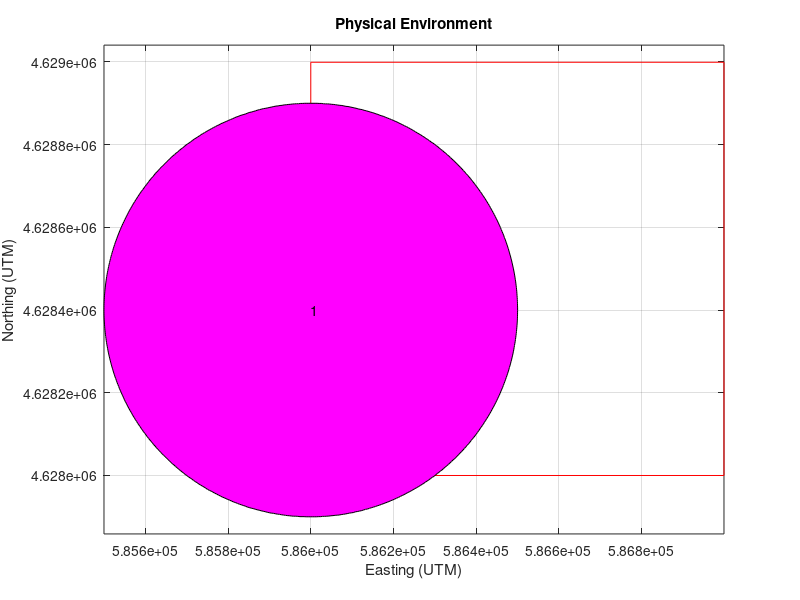

This figure's MATLAB source: (Note: this script raises an error after producing the figure.)
function newSturgeonWalk

%Markov_walk_sturgeon
%TMG 1/12/2010
%This calculates a random walk for sturgeon in the upper Hudson River
%in which swim speed is constrained by river conditions.
%Favorable conditions in a stretch decrease swim speed to make it more "sticky"
%Conditions generated independently and are passed to this script as called
%by function get_enviro on (or around) line 224!!

% Edited by Dana Christensen November 2012
% Edited by Walker Davis March 2013 
%     -Added variable speed for simulated sturgeon walk
%     -More accurately models sturgeon's tendency to remain in favorable
%     environments
% Edited by Zoe Mayo June 2015
%     -Not for  Hudson River anymore so boundaries of where fish can go
%     have been removed
%     -Environmental conditions removed - not needed, no longer use
%     function get_enviro
%     -Certain parts of the code have been hard-coded for testing 

% Statements below ensure no previous variables and used which may be left
% in the workspace.
close all
clear all

%% Environment Definition
%This section sets up values for the various variables that define the environment
%the model needs to run properly. The number of fish whose swim to model, the length of time
%to run the program for, the boundaries of the physical environment being 
%modeled (fish are not limited by this boundary, i.e. they cam go outside the boundary),
%and, finally, the number of hydrophones (recording deviced to model as well as
%their placement within the boundaries mentioned above.

%Number of fish to model (usually an input but has been hardcoded to test)
numFish = 2;
%numFish = input ('Enter number of fish to model:\n');

%Length of time to run (usually an input but has been hardcoded to test)
maxTime = 600;
%maxTime = input ('Enter the length of time (in minutes) for which the model should run (600 = 10h):\n');

%% Boundary Definition
%This sub-section sets points that define the boundary
bounds = [586999 4628999;
        586999 4628000;
        586000 4628000;
        586000 4628999;
        586999 4628999];

% Categorization of max/min bounds
%min(arr), max(arr) are functions that treat the input argument as a list
%and returns the minimum value of the list ... or the maximum, depending on
%which you use.
xMin = min(bounds(:,1));
xMax = max(bounds(:,1));
yMin = min(bounds(:,2));
yMax = max(bounds(:,2));

%%% Hydrophone Information - THIS WILL BE CHANGED - ZOE 
%This prompts the user for the maximum radius, outside of which fish cannot
%be detected (usually an input but has been hardcoded to test)
radius = 500;
%radius = input ('Enter maximum distance from the REMUS\nthat fish are recorded.\n[1,30]:\n');

%% Creation of Data Structure
%This model simulates a number of fish (numFish) swimming in a 2-D space as
%a function of time. In order to catalog the results of the model timestep
%by timestep, it is necessary to create a data structure that holds (in one
%dimension) time, (in another dimension) a location, and (in the last dimension)
%the number of fish in the model.
%Therefore, below is a maxTime x 2( for an x-y point) x numFish matrix (3D Vector or 3D Array)
%
%Even though the desired result in an output file with the pertinent
%information, it is time consuming for the computer to print to a file
%after each fish. So, a second (sort of dummy) 2D matrix will hold the
%information for each fish. After fish 'n' is done with its swim, its 2D
%matrix will be placed into the 3D matrix, sort of as a slice of the 3D
%matrix.
%
%At the end, the entire file can be iterated through and saved.
%Potential improvement: save user input with timestamp in future

%Creation of 2D Matrix
oneFishInfo = zeros(maxTime,2);
%Creation of 3D Matrix
allFishInfo = zeros(maxTime,2,numFish);

%% Plot of Environment
%This section of code creates a plot of the environment (the grid being analyzed)
%and labels it in red on a simple cartesian plot. The first fish's initial 
%location is then plotted. The hydrophones is then placed onto that grid.

%Establishing separate figures becomes important when attempting to plot
%different sorts of information on separate plots.
fig = figure('name','Physical Environment','numbertitle','off');
plot(bounds(:,1),bounds(:,2),'r');
hold on;
grid on;

%Axes set to equal for aestheic purposes.
axis equal;

%This sets the labels for the axes and title.
xlabel('Easting (UTM)');
ylabel('Northing (UTM)');
title('Physical Environment');

%These three lines plot the first position of the first fish.
x(1) = randi([xMin xMax],1);
y(1) = randi([yMin yMax],1);
plot(x(1),y(1),'g*');

%%% Plot Hydrophones
%This sub-section cycles through the 3D matrix hydroPoints and plots the
%hydrophones as well as a filled-in area around them, representing their
%radius of detection.

%This plots the hydrophones as above specified.
numHydrophones = 1;
%hydroPoints are the position (x & y) of hydrophone in grid
hydroPoints = [586000 4628400];
for n = 1:numHydrophones
    %Make sure the plotting is done to the same figure as above.
    figure(fig);
    plot (hydroPoints(n,1),hydroPoints(n,2),'-o');
    
    %Fill an area circumscribed by a circle of previously specifed radius.
    t = 0:0.01:2*pi;
    xrange = (radius * cos(t))+ hydroPoints(n,1);
    yrange = (radius * sin(t))+ hydroPoints(n,2);
    fill (xrange, yrange, 'm');
    
    %Label each hydrophone. (It may look kind of messy if the radius is
    %small).
    text(hydroPoints(n,1),hydroPoints(n,2),num2str(n));
end

%% Didn't Touch

%%%%%%%%%%%%%%%%%%%%%%%%%%%%%%%%%%%%%%%%%%%%%%%%%%%
% Line 136 is for pseudorandom magnitude component
% Comment in line 136 for pseudorandom magnitude component
%forx=(100.13+124.96*randn(129600,40)).*sign(randn(129600,40));
% Line 136 indicates that the, mean is 100 and standard dev. is 124
% The randn command shifts the 129600x40 table
% The second component is a centered 129600x40 table (1/2 values will
% be neg because of multiplication by sign)
% !(Each component: speed and direction?? Why is it possible to have
% negative magnitude??)
%%%%%%%%%%%%%%%%%%%%%%%%%%%%%%%%%%%%%%%%%%%%%%%%%%%

%% Iterate through fish and time
%The following loop iterates through each fish
%and looks at its entire swim. (Nested with time loop)

%Loop to run through number of fish, treating them as 'particles'.
%A display informs user which fish is being coded and info on lag time while
%the program is running.
%After each fish, a 2D matrix (oneFishInfo) is inserted into a larger 3D matrix (allFishInfo) as
%mentioned above.

fprintf('Time steps set to %d to avoid problem with lag in environmental model.\n', maxTime);
for j = 1:numFish
    fprintf('Running model for fish #%d. \n' , j);
    
    % Nested loop cycling through every swim of the fish
    for i = 2:maxTime
        
        %if above a certain value will you be out of bounds??
        %find where that fish is
        
        %Set base swim speed again for each individual
        swim = 30;
        %swim = input ('Enter swim speed in m/s': )

        %Gives the fish a new y & x position (between -swim or swim)
        y(i) = y(i-1) + randi([-swim*0.9 swim],1);
        x(i) = x(i-1) + randi([-swim*0.9 swim],1);
        
    end
    
    %Fish j is done, before proceeding to fish j+1, we store the jth fish's
    %information in the 2D matrix.
    oneFishInfo(:,1) = x;
    oneFishInfo(:,2) = y;
    
    %And then, we store that 2D matrix into the larger one.
    allFishInfo(:,:,j) = oneFishInfo;
end %End of numFish Loop

%Plot sample fish swim (for last fish only)
finalDisplay = input ('If you would like to view WITHIN BOUNDARY on plot \nENTER 1 if you would like to view ENTIRE FISH SWIM ENTER 0: ');

%if user wants to display just the bounded swim a plot is generated
if finalDisplay == 1
    %plots the boundary plus 10 on either side
    figure(fig);
    axis([xMin-10 xMax+10 yMin-10 yMax+10]);
    %plotting fish information's trail (swim)in blue within grid
    plot (x,y,'b');%cmap(i,:))
    hold on
    
    %or the user may choose to plot the entire swim of the fish
elseif finalDisplay == 0
    %plotting fish's trail(swim)in blue within grid
    figure(fig);
    plot (x,y,'b');
    hold on
end

%Found this section of code online and modified it a bit to help me
%time stamp the output files. Source: http://www.mathworks.com/matlabcentral/newsreader/view_thread/125781
time = clock; %Gets the current time as a 6 element vector

eval(['save \\DELLSERVER\t\MATLAB_scripts_and_data\AUV\ReconSim\sturgeonWalk' ...
    num2str(time(3)) '-' ...
    num2str(time(2)) '-' ...
    num2str(time(1)) '--' ...
    num2str(time(4)) '-' ...
    num2str(time(5)) ...
    '.mat' ' allFishInfo']);

%This save may prove to be unuseful over time ... nonetheless...
eval(['save \\DELLSERVER\t\MATLAB_scripts_and_data\AUV\ReconSim\everythingSturgeonWalk' ...
    num2str(time(3)) '-' ...
    num2str(time(2)) '-' ...
    num2str(time(1)) '--' ...
    num2str(time(4)) '-' ...
    num2str(time(5)) ...
    '.mat']);

%% Hydrophone Detection Section
%Optimally, we want to know which fish was recorded in which hydrophone and
%when. The following section does that computation and outputs the result
%for us.

%This segment iterates through the data to determine which (if any) fish were detected by the hydrophones
%It iterates through in much of the same way the larger for-loop did above.

%Set up a file array that is as long as the number of hydrophones.
file = zeros(numHydrophones);
for n = 1:numHydrophones
    fileName = ['hydrophone_' num2str(n) '.txt'];
    file(n) = fopen(fileName,'w');
    %Throws the hydrophone location at the top of each of them.
    fprintf(file(n), 'Location: ( %d , %d ) UTM\n',hydroPoints(n,1),hydroPoints(n,2)); 

end

%Hydrophone 'detective work'
for phone = 1:numHydrophones
    for j = 1:numFish
        for i = 1:maxTime
            
            %Pythagorean Theorem
            %See image on Pythagorean Theorem for explanation
            displacementX = hydroPoints(phone,1) - allFishInfo(i,1,j);
            displacementY = hydroPoints(phone,2) - allFishInfo(i,2,j);
            
            displacement = sqrt(displacementX^2 + displacementY^2);
            
            %Check to see if in range of hydrophone
            if(displacement <= radius) %Yes! Recorded a fish
                %Output to appropriate file
                fprintf(file(phone), 'Tracked fish #%d at time %d\n', j,i);
            end
        end
    end
    
end
end






